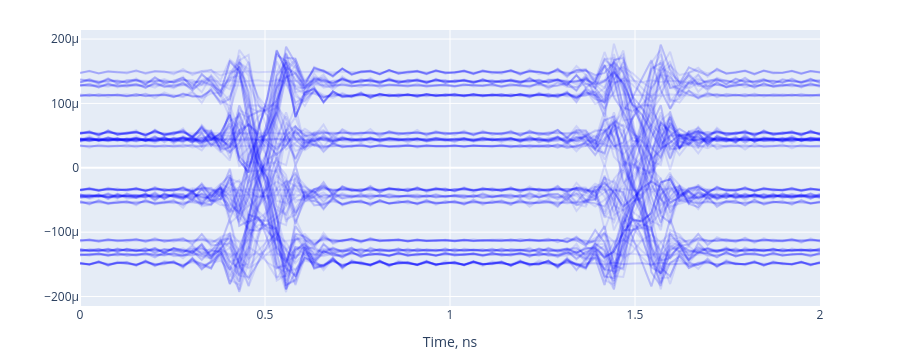

Write notebook code for a chart like this one.
### Code cell
fig = go.Figure(layout=go.Layout(xaxis={"title": "Time, ns"}, showlegend=False))
for signal in system.find_child("receiver_output").output:
    plot_eye_diagram(signal, data_rate / bits_per_symbol, fig, line={"color": "rgba(0, 0, 255, 0.111)"})
fig.update_layout(autosize=True, height=600, margin=dict(t=30, b=30))
fig.show()
